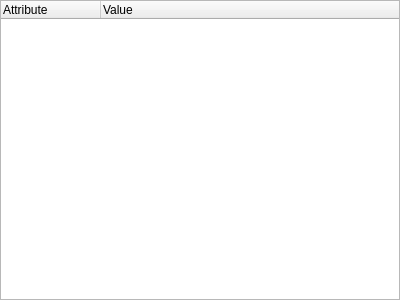
<?xml version="1.0" encoding="UTF-8"?>
<ui version="4.0">
 <class>CItemAttributeEditor</class>
 <widget class="QWidget" name="CItemAttributeEditor">
  <property name="geometry">
   <rect>
    <x>0</x>
    <y>0</y>
    <width>400</width>
    <height>300</height>
   </rect>
  </property>
  <property name="windowTitle">
   <string>Form</string>
  </property>
  <layout class="QVBoxLayout" name="verticalLayout">
   <property name="leftMargin">
    <number>0</number>
   </property>
   <property name="topMargin">
    <number>0</number>
   </property>
   <property name="rightMargin">
    <number>0</number>
   </property>
   <property name="bottomMargin">
    <number>0</number>
   </property>
   <item>
    <widget class="QTreeWidget" name="Editor">
     <property name="editTriggers">
      <set>QAbstractItemView::NoEditTriggers</set>
     </property>
     <property name="alternatingRowColors">
      <bool>true</bool>
     </property>
     <property name="allColumnsShowFocus">
      <bool>true</bool>
     </property>
     <attribute name="headerCascadingSectionResizes">
      <bool>true</bool>
     </attribute>
     <column>
      <property name="text">
       <string notr="true">Attribute</string>
      </property>
     </column>
     <column>
      <property name="text">
       <string>Value</string>
      </property>
     </column>
    </widget>
   </item>
  </layout>
 </widget>
 <resources/>
 <connections/>
</ui>
